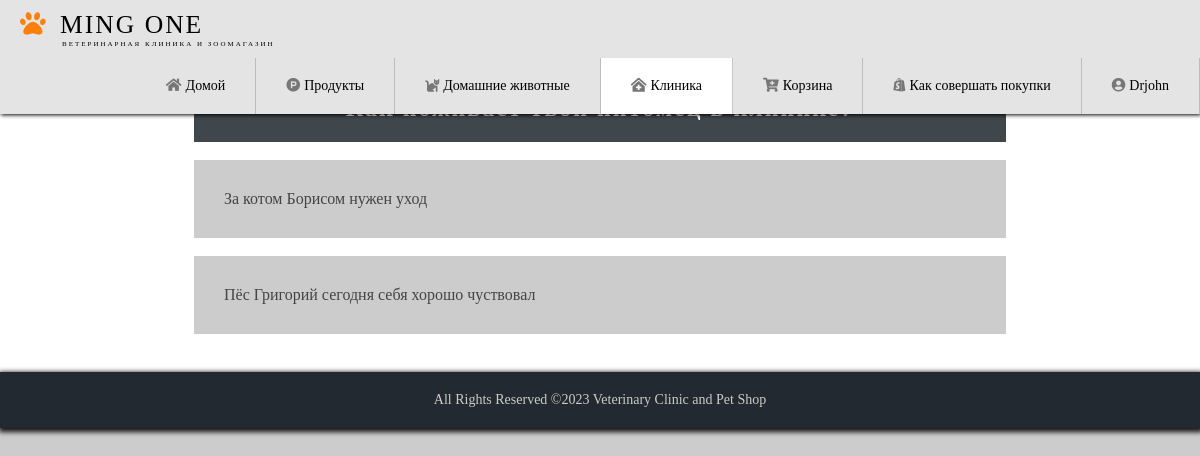
The page /customer/clinic.php (signed in) on the database its author committed.
### tables this page shows
CREATE TABLE `clinic`  (
  `tips_ID` int(20) NOT NULL AUTO_INCREMENT,
  `tips_post` varchar(100) NOT NULL,
  PRIMARY KEY (`tips_ID`) USING BTREE
);

### customer/clinic.php (the view, shortened to what this page needs)
<?php
  $link = mysqli_connect("localhost", "root", "", "dbmingone");
	$sql = "SELECT * FROM `clinic`";
  $myData = mysqli_query($link,$sql);
?>
<!DOCTYPE html>
<html lang="en">
  <head>
    <link rel="stylesheet" href="../css/header.css" />
    <link rel="stylesheet" href="../css/main.css" />
    <link rel="stylesheet" href="../css/footer.css" />
    <link rel="stylesheet" href="../fontawesome\css\all.css" />
  </head>
  <body>
    <header class="header">
      <a href="#" class="logo">
        <i class="fas fa-paw" style="color: rgba(255, 123, 0, 0.952)"></i>
        Ming One
        <p style="font-size: 7px; margin-left: 42px">
        ВЕТЕРИНАРНАЯ КЛИНИКА И ЗООМАГАЗИН
        </p>
      </a><input type="checkbox" class="menu-btn" id="menu-btn" />
      <ul class="menu">
        <li>
          <a href="./home.php"><i class="fa fa-home"></i>Домой</a>
        </li>
        <li>
          <a href="./products.php"><i class="fab fa-product-hunt"></i>Продукты</a>
        </li>
        <li>
          <a href="./pets.php"><i class="fas fa-cat"></i>Домашние животные</a>
        </li>
        <li class="active">
          <a href="./clinic.php"><i class="fas fa-clinic-medical"></i>Клиника</a>
        </li>
        <li>
          <a href="./cart.php"><i class="fa fa-cart-plus"></i>Корзина</a>
        </li>
        <li>
          <a href="./shop.php"><i class="fab fa-shopify"></i>Как совершать покупки</a>
        </li>
        <li style="text-transform: capitalize;">
          <a href="../conn/logout.php"  title="Click, Auto Signout">
            <i class="fa fa-user-circle"></i><?php echo $_SESSION['uname']; ?>
          </a>
        </li>
      </ul>
    </header>
    <main>
      <section>
        <h2>Как поживает твой питомец в клинике?</h2>
      </section>
      <br>
      <section>
        <?php
  while($record = mysqli_fetch_assoc($myData)){
        $tp = $record['tips_post'];
        echo "<p style='background: #ccc; color: #444; width:70%; margin:auto; padding: 30px; text-align: justify;'>
        $tp
      </p> <br>"; }
    ?>
      </section>
    </main>
    <footer>
      <section class="footer-content">
        <ul class="footer-page">
          <li>All Rights Reserved &copy2023 Veterinary Clinic and Pet Shop</li>
        </ul>
      </section>
    </footer>
  </body>
</html>

### css/header.css (style rules this page uses)
* { margin: 0; padding: 0; box-sizing: border-box; }
body { margin: 0; background: #ccc; height: 80vh; }
a { color: black; }
.active { background-color: #fff; }
.header { background-color: rgb(228, 228, 228); box-shadow: 1px 1px 4px 0 rgba(0, 0, 0, 1); position: fixed; width: 100%; z-index: 3; }
.header ul { margin: 0; padding: 0; list-style-type: none; overflow: hidden; background-color: rgb(228, 228, 228); }
.header ul a { display: block; padding: 20px; font-size: 14px; border-right: 1px solid #aaaa; text-decoration: none; }
.header .logo { float: left; display: block; font-size: 1.6em; padding: 10px 20px; letter-spacing: 2px; text-decoration: none; text-transform: uppercase; }
.header .menu { clear: both; max-height: 0; transition: max-height 0.2s ease-out; }
i { margin: 0px 4px 0px 0px; color: #777; }
@media (min-width: 1000px) { .header li { float: left; } }
@media (min-width: 1000px) { .header li a { padding: 20px 30px; } }
@media (min-width: 1000px) { .header .menu { clear: none; float: right; max-height: none; } }

### css/main.css (style rules this page uses)
main { color: rgb(92, 92, 92); text-align: center; background-color: #fff; position: relative; top: 55px; height: auto; padding: 20px; align-items: center; }
h2 { padding: 20px; letter-spacing: 2px; width: 70%; margin: auto; color: white; opacity: 0.8; background: #101820ff; }
@media screen and (max-width: 1200px) { main { height: auto; } }

### css/footer.css (style rules this page uses)
footer { position: relative; background-color: #101820ff; top: 55px; width: 100%; height: auto; box-shadow: 1px 2px 5px 2px rgb(0, 0, 0); opacity: 0.9; }
.footer-content { display: flex; }
.footer-page { width: 30%; display: flex; justify-content: space-around; list-style: none; margin: 20px auto; }
.footer-page li { color: #ccc; font-size: 14px; }
@media screen and (min-width: 769px) { .footer-page { width: 100%; width: auto; } }
@media screen and (min-width: 769px) { .footer-page li { padding: 0px 5px; } }

### rows shown on the page
clinic: tips_post "За котом Борисом нужен уход"
clinic: tips_post "Пёс Григорий сегодня себя хорошо чуствовал"

### other values the page prints
$_SESSION['uname'] "Drjohn"
